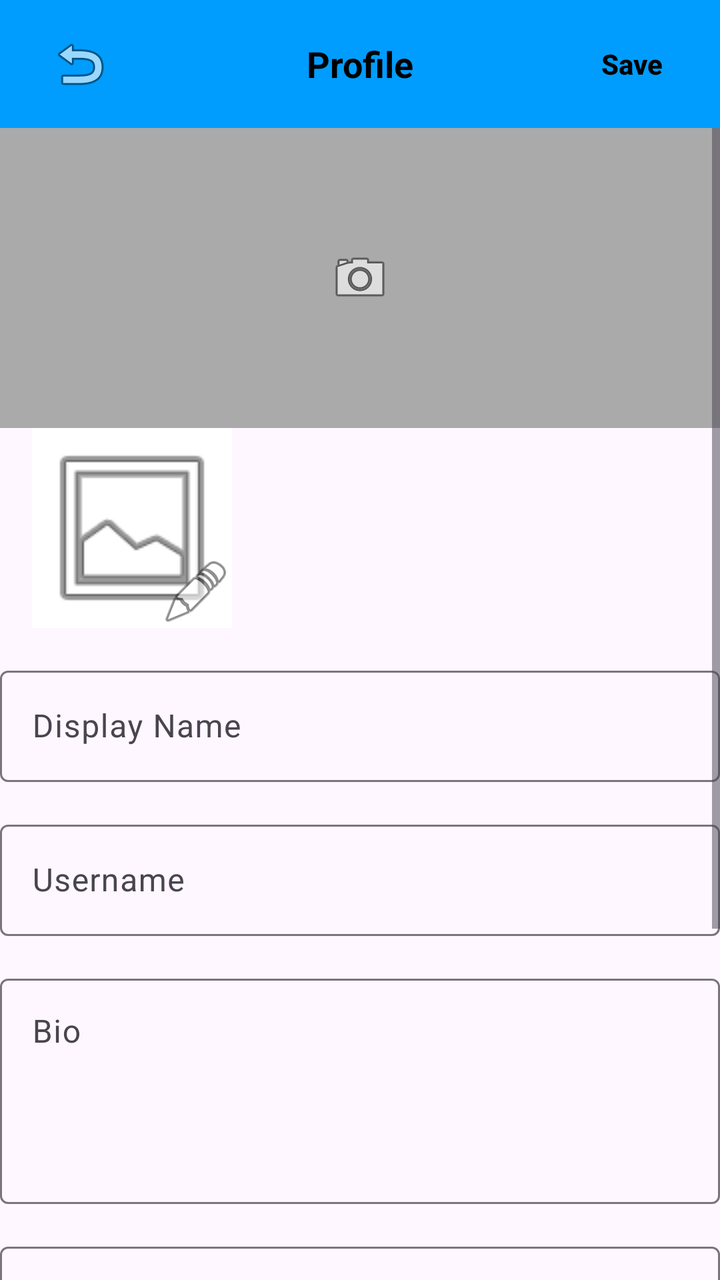
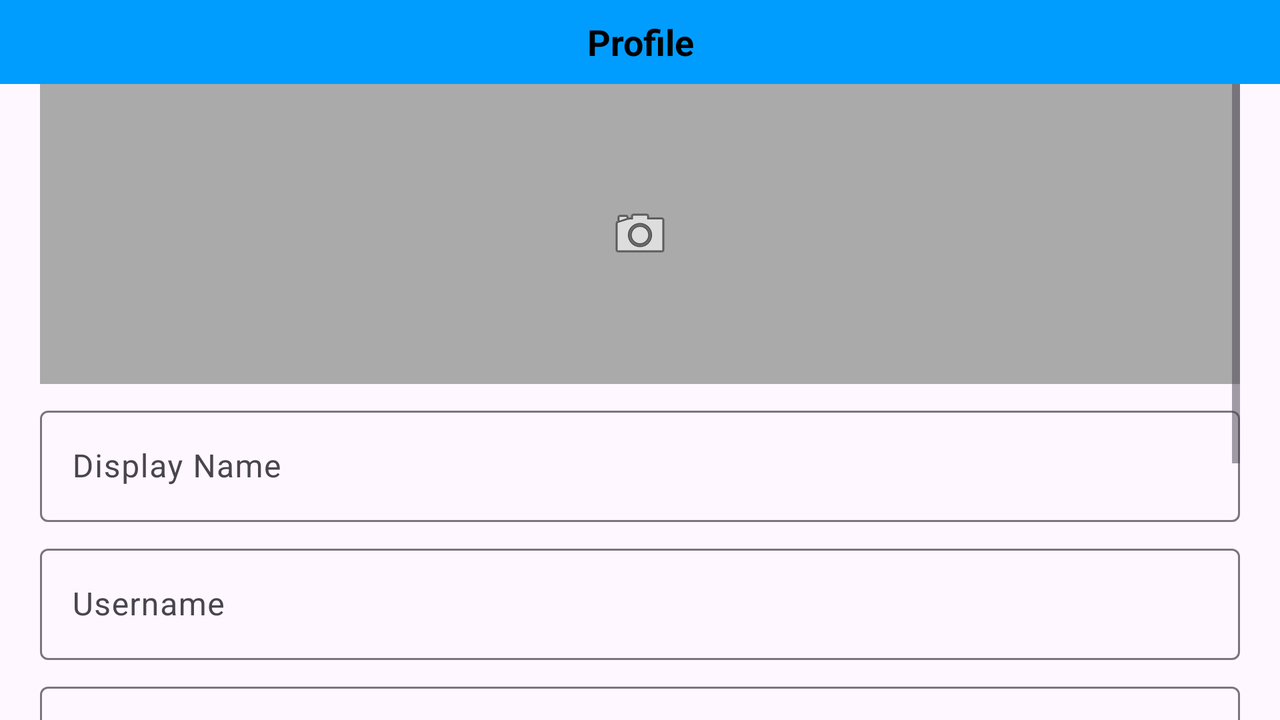

First picture: res/layout/ on a phone held upright. Second picture: the repository's own variant of that layout, on a device whose configuration matches the variant's folder. Source for both follows.
<!-- AndroidManifest.xml: application theme Theme.MobilalkalmazásFejlesztés -->
<!-- res/layout/profile_edit_screen.xml -->
<?xml version="1.0" encoding="utf-8"?>
<androidx.constraintlayout.widget.ConstraintLayout xmlns:android="http://schemas.android.com/apk/res/android"
    xmlns:app="http://schemas.android.com/apk/res-auto"
    xmlns:tools="http://schemas.android.com/tools"
    android:layout_width="match_parent"
    android:layout_height="match_parent">

    <androidx.appcompat.widget.Toolbar
        android:id="@+id/editProfileToolbar"
        android:layout_width="match_parent"
        android:layout_height="?attr/actionBarSize"
        android:background="@color/primaryColor_light"
        android:elevation="4dp"
        app:layout_constraintEnd_toEndOf="parent"
        app:layout_constraintStart_toStartOf="parent"
        app:layout_constraintTop_toTopOf="parent">

        <ImageButton
            android:id="@+id/backButton"
            android:layout_width="wrap_content"
            android:layout_height="wrap_content"
            android:background="?attr/selectableItemBackgroundBorderless"
            android:contentDescription="@string/back"
            android:padding="8dp"
            android:src="@android:drawable/ic_menu_revert" />

        <TextView
            android:layout_width="wrap_content"
            android:layout_height="wrap_content"
            android:layout_gravity="center"
            android:text="@string/profile"
            android:textColor="#000000"
            android:textSize="18sp"
            android:textStyle="bold"
            tools:layout_editor_absoluteX="162dp"
            tools:layout_editor_absoluteY="20dp" />

        <Button
            android:id="@+id/saveProfileButton"
            android:layout_width="wrap_content"
            android:layout_height="wrap_content"
            android:layout_gravity="end"
            android:background="@android:color/transparent"
            android:text="@string/save"
            android:textColor="@color/black"
            android:textStyle="bold"
            android:visibility="visible"
            tools:layout_editor_absoluteX="315dp"
            tools:layout_editor_absoluteY="8dp" />
    </androidx.appcompat.widget.Toolbar>

    <ScrollView
        android:layout_width="match_parent"
        android:layout_height="0dp"
        app:layout_constraintBottom_toBottomOf="parent"
        app:layout_constraintEnd_toEndOf="parent"
        app:layout_constraintStart_toStartOf="parent"
        app:layout_constraintTop_toBottomOf="@+id/editProfileToolbar">

        <LinearLayout
            android:layout_width="match_parent"
            android:layout_height="wrap_content"
            android:orientation="vertical"
            android:padding="0dp">


            <FrameLayout
                android:id="@+id/coverPhotoContainer"
                android:layout_width="match_parent"
                android:layout_height="150dp"

                >

                <ImageView
                    android:id="@+id/coverPhotoImageView"
                    android:layout_width="match_parent"
                    android:layout_height="match_parent"
                    android:contentDescription="@string/cover_photo"
                    android:scaleType="centerCrop"
                    android:src="@android:color/darker_gray"
                    tools:ignore="ImageContrastCheck" />

                <ImageButton
                    android:id="@+id/editCoverPhotoButton"
                    android:layout_width="wrap_content"
                    android:layout_height="wrap_content"
                    android:layout_gravity="center"
                    android:background="@android:color/transparent"
                    android:contentDescription="@string/edit_cover_photo"
                    android:padding="8dp"
                    android:src="@android:drawable/ic_menu_camera" />

            </FrameLayout>

            <FrameLayout
                android:id="@+id/profilePhotoContainer"
                android:layout_width="100dp"
                android:layout_height="100dp"
                android:layout_marginStart="16dp"
                android:layout_marginLeft="16dp"
                android:layout_marginEnd="295dp"
                android:layout_marginRight="295dp"
                android:visibility="visible"
                app:layout_constraintEnd_toEndOf="parent"
                app:layout_constraintStart_toStartOf="parent">

                <ImageView
                    android:id="@+id/profileView"
                    android:layout_width="match_parent"
                    android:layout_height="match_parent"
                    android:background="@android:color/white"
                    android:contentDescription="@string/profile_photo"
                    android:padding="2dp"
                    android:scaleType="centerCrop"
                    android:src="@android:drawable/ic_menu_gallery" />

                <ImageButton
                    android:id="@+id/editProfilePhotoButton"
                    android:layout_width="36dp"
                    android:layout_height="36dp"
                    android:layout_gravity="bottom|end"
                    android:background="@android:drawable/ic_menu_edit"
                    android:contentDescription="@string/edit_profile_photo" />
            </FrameLayout>

            <LinearLayout
                android:layout_width="match_parent"
                android:layout_height="match_parent"
                android:orientation="vertical">

                <com.google.android.material.textfield.TextInputLayout
                    android:id="@+id/displayNameLayout"
                    android:layout_width="match_parent"
                    android:layout_height="wrap_content"
                    android:layout_marginTop="16dp"
                    android:clickable="false"
                    android:focusable="false"
                    android:hint="@string/display_name"
                    android:orientation="vertical"
                    app:endIconCheckable="false">

                    <com.google.android.material.textfield.TextInputEditText
                        android:id="@+id/displayNameEditText"
                        android:layout_width="match_parent"
                        android:layout_height="wrap_content"
                        android:clickable="true"
                        android:focusable="auto"
                        android:inputType="textPersonName"
                        android:maxLength="50" />
                </com.google.android.material.textfield.TextInputLayout>

                <com.google.android.material.textfield.TextInputLayout
                    android:id="@+id/usernameLayout"
                    android:layout_width="match_parent"
                    android:layout_height="wrap_content"
                    android:layout_marginTop="16dp"
                    android:clickable="false"
                    android:focusable="false"
                    android:hint="@string/username"
                    app:endIconCheckable="false">

                    <com.google.android.material.textfield.TextInputEditText
                        android:id="@+id/usernameEditText"
                        android:layout_width="match_parent"
                        android:layout_height="wrap_content"
                        android:clickable="false"
                        android:focusable="false"
                        android:inputType="text"
                        android:maxLength="15" />
                </com.google.android.material.textfield.TextInputLayout>

                <com.google.android.material.textfield.TextInputLayout
                    android:id="@+id/bioLayout"
                    android:layout_width="match_parent"
                    android:layout_height="wrap_content"
                    android:layout_marginTop="16dp"
                    android:clickable="false"
                    android:focusable="false"
                    android:hint="@string/bio"
                    app:endIconCheckable="false">

                    <com.google.android.material.textfield.TextInputEditText
                        android:id="@+id/bioEditText"
                        android:layout_width="match_parent"
                        android:layout_height="wrap_content"
                        android:clickable="true"
                        android:focusable="auto"
                        android:gravity="top"
                        android:inputType="textMultiLine"
                        android:lines="4"
                        android:maxLength="160" />
                </com.google.android.material.textfield.TextInputLayout>

                <com.google.android.material.textfield.TextInputLayout
                    android:id="@+id/locationLayout"
                    android:layout_width="match_parent"
                    android:layout_height="wrap_content"
                    android:layout_marginTop="16dp"
                    android:clickable="false"
                    android:focusable="false"
                    android:hint="@string/location"
                    app:endIconCheckable="false">

                    <com.google.android.material.textfield.TextInputEditText
                        android:id="@+id/locationEditText"
                        android:layout_width="match_parent"
                        android:layout_height="wrap_content"
                        android:clickable="true"
                        android:focusable="auto"
                        android:inputType="text"
                        android:maxLength="30" />
                </com.google.android.material.textfield.TextInputLayout>

                <com.google.android.material.textfield.TextInputLayout
                    android:id="@+id/websiteLayout"
                    android:layout_width="match_parent"
                    android:layout_height="wrap_content"
                    android:layout_marginTop="16dp"
                    android:clickable="false"
                    android:focusable="false"
                    android:hint="@string/website"
                    app:endIconCheckable="false">

                    <com.google.android.material.textfield.TextInputEditText
                        android:id="@+id/websiteEditText"
                        android:layout_width="match_parent"
                        android:layout_height="wrap_content"
                        android:clickable="true"
                        android:focusable="auto"
                        android:inputType="textUri"
                        android:maxLength="100" />
                </com.google.android.material.textfield.TextInputLayout>

                <com.google.android.material.textfield.TextInputLayout
                    android:id="@+id/dobLayout"
                    android:layout_width="match_parent"
                    android:layout_height="match_parent"
                    android:layout_marginTop="16dp"
                    android:clickable="false"
                    android:focusable="false"
                    android:hint="@string/date_of_birth"
                    app:endIconCheckable="false">

                    <com.google.android.material.textfield.TextInputEditText
                        android:id="@+id/dobEditText"
                        android:layout_width="match_parent"
                        android:layout_height="wrap_content"
                        android:clickable="true"
                        android:focusable="auto"
                        android:inputType="none" />

                </com.google.android.material.textfield.TextInputLayout>

                <Space
                    android:layout_width="match_parent"
                    android:layout_height="12dp"
                    android:layout_weight="1" />

                <Button
                    android:id="@+id/delete_button"
                    android:layout_width="match_parent"
                    android:layout_height="wrap_content"
                    android:layout_weight="1"
                    android:backgroundTint="@color/button_danger"
                    android:insetTop="8dp"
                    android:text="Delete profile" />

            </LinearLayout>

        </LinearLayout>
    </ScrollView>

</androidx.constraintlayout.widget.ConstraintLayout>
<!-- resources referenced by this layout -->
<resources>
  <color name="black">#FF000000</color>
  <color name="button_danger">#FF4343</color>
  <color name="primaryColor_light">#009DFF</color>
  <string name="back">Back</string>
  <string name="bio">Bio</string>
  <string name="cover_photo">Cover Photo</string>
  <string name="date_of_birth">Date of Birth</string>
  <string name="display_name">Display Name</string>
  <string name="edit_cover_photo">Edit Cover Photo</string>
  <string name="edit_profile_photo">Edit Profile Photo</string>
  <string name="location">Location</string>
  <string name="profile">Profile</string>
  <string name="profile_photo">Profile Photo</string>
  <string name="save">Save</string>
  <string name="username">Username</string>
  <string name="website">Website</string>
  <style name="Theme.MobilalkalmazásFejlesztés" parent="Base.Theme.MobilalkalmazásFejlesztés" />
  <style name="Base.Theme.MobilalkalmazásFejlesztés" parent="Theme.Material3.DayNight.NoActionBar">
          <item name="colorPrimary">@color/primaryColor_light</item>
          <item name="colorButtonNormal">@color/primaryColor_light</item>
          <item name="android:textColor">@color/text_light</item>
      </style>
  <color name="text_light">#000000</color>
</resources>
<!-- res/layout-land/profile_edit_screen.xml (the repository's variant of the layout above) -->
<!-- drawn on the phone turned sideways -->
<?xml version="1.0" encoding="utf-8"?>
<androidx.constraintlayout.widget.ConstraintLayout xmlns:android="http://schemas.android.com/apk/res/android"
    xmlns:app="http://schemas.android.com/apk/res-auto"
    xmlns:tools="http://schemas.android.com/tools"
    android:layout_width="match_parent"
    android:layout_height="match_parent">

    <FrameLayout
        android:id="@+id/profilePhotoContainer"
        android:layout_width="100dp"
        android:layout_height="100dp"
        android:layout_marginStart="16dp"
        android:visibility="gone"
        app:layout_constraintStart_toStartOf="parent">

        <ImageView
            android:id="@+id/profileImageView"
            android:layout_width="match_parent"
            android:layout_height="match_parent"
            android:background="@android:color/white"
            android:contentDescription="@string/profile_photo"
            android:padding="2dp"
            android:scaleType="centerCrop"
            android:src="@android:drawable/ic_menu_gallery" />

        <ImageButton
            android:id="@+id/editProfilePhotoButton"
            android:layout_width="36dp"
            android:layout_height="36dp"
            android:layout_gravity="bottom|end"
            android:background="@android:drawable/ic_menu_edit"
            android:contentDescription="@string/edit_profile_photo" />
    </FrameLayout>

    <androidx.appcompat.widget.Toolbar
        android:id="@+id/editProfileToolbar"
        android:layout_width="898dp"
        android:layout_height="42dp"
        android:background="?attr/colorPrimary"
        android:elevation="4dp"
        app:layout_constraintEnd_toEndOf="parent"
        app:layout_constraintStart_toStartOf="parent"
        app:layout_constraintTop_toTopOf="parent">

        <ImageButton
            android:id="@+id/backButton"
            android:layout_width="wrap_content"
            android:layout_height="wrap_content"
            android:background="?attr/selectableItemBackgroundBorderless"
            android:contentDescription="@string/back"
            android:padding="8dp"
            android:src="@android:drawable/ic_menu_revert" />

        <TextView
            android:layout_width="wrap_content"
            android:layout_height="wrap_content"
            android:layout_gravity="center"
            android:text="@string/profile"
            android:textSize="18sp"
            android:textStyle="bold"
            tools:layout_editor_absoluteX="428dp"
            tools:layout_editor_absoluteY="9dp" />

        <Button
            android:id="@+id/saveProfileButton"
            android:layout_width="wrap_content"
            android:layout_height="wrap_content"
            android:layout_gravity="end"
            android:layout_marginEnd="8dp"
            android:background="@android:color/transparent"
            android:text="@string/save"
            android:textColor="@android:color/holo_blue_dark"
            android:textStyle="bold"
            android:visibility="gone" />
    </androidx.appcompat.widget.Toolbar>

    <ScrollView
        android:layout_width="600dp"
        android:layout_height="0dp"
        app:layout_constraintBottom_toBottomOf="parent"
        app:layout_constraintEnd_toEndOf="parent"
        app:layout_constraintStart_toStartOf="parent"
        app:layout_constraintTop_toBottomOf="@+id/editProfileToolbar">

        <LinearLayout
            android:layout_width="match_parent"
            android:layout_height="wrap_content"
            android:orientation="vertical"
            android:padding="0dp">

            <FrameLayout
                android:id="@+id/coverPhotoContainer"
                android:layout_width="match_parent"
                android:layout_height="150dp">

                <ImageView
                    android:id="@+id/coverPhotoImageView"
                    android:layout_width="match_parent"
                    android:layout_height="match_parent"
                    android:contentDescription="@string/cover_photo"
                    android:scaleType="centerCrop"
                    android:src="@android:color/darker_gray" />

                <ImageButton
                    android:id="@+id/editCoverPhotoButton"
                    android:layout_width="wrap_content"
                    android:layout_height="wrap_content"
                    android:layout_gravity="center"
                    android:background="@android:color/transparent"
                    android:contentDescription="@string/edit_cover_photo"
                    android:padding="8dp"
                    android:src="@android:drawable/ic_menu_camera" />
            </FrameLayout>

            <com.google.android.material.textfield.TextInputLayout
                android:id="@+id/displayNameLayout"
                android:layout_width="match_parent"
                android:layout_height="wrap_content"
                android:layout_marginTop="8dp"
                android:clickable="false"
                android:focusable="false"
                android:hint="@string/display_name">

                <com.google.android.material.textfield.TextInputEditText
                    android:id="@+id/displayNameEditText"
                    android:layout_width="match_parent"
                    android:layout_height="wrap_content"
                    android:clickable="false"
                    android:focusable="false"
                    android:inputType="textPersonName"
                    android:maxLength="50" />
            </com.google.android.material.textfield.TextInputLayout>

            <com.google.android.material.textfield.TextInputLayout
                android:id="@+id/usernameLayout"
                android:layout_width="match_parent"
                android:layout_height="wrap_content"
                android:layout_marginTop="8dp"
                android:clickable="false"
                android:focusable="false"
                android:hint="@string/username">

                <com.google.android.material.textfield.TextInputEditText
                    android:id="@+id/usernameEditText"
                    android:layout_width="match_parent"
                    android:layout_height="wrap_content"
                    android:clickable="false"
                    android:focusable="false"
                    android:inputType="text"
                    android:maxLength="15" />
            </com.google.android.material.textfield.TextInputLayout>

            <com.google.android.material.textfield.TextInputLayout
                android:id="@+id/bioLayout"
                android:layout_width="match_parent"
                android:layout_height="wrap_content"
                android:layout_marginTop="8dp"
                android:clickable="false"
                android:focusable="false"
                android:hint="@string/bio">

                <com.google.android.material.textfield.TextInputEditText
                    android:id="@+id/bioEditText"
                    android:layout_width="match_parent"
                    android:layout_height="wrap_content"
                    android:clickable="false"
                    android:focusable="false"
                    android:gravity="top"
                    android:inputType="textMultiLine"
                    android:lines="3"
                    android:maxLength="160" />
            </com.google.android.material.textfield.TextInputLayout>

            <LinearLayout
                android:layout_width="match_parent"
                android:layout_height="wrap_content"
                android:orientation="horizontal">

                <com.google.android.material.textfield.TextInputLayout
                    android:id="@+id/locationLayout"
                    android:layout_width="0dp"
                    android:layout_height="wrap_content"
                    android:layout_marginTop="8dp"
                    android:layout_marginEnd="4dp"
                    android:layout_weight="1"
                    android:clickable="false"
                    android:focusable="false"
                    android:hint="@string/location">

                    <com.google.android.material.textfield.TextInputEditText
                        android:id="@+id/locationEditText"
                        android:layout_width="match_parent"
                        android:layout_height="wrap_content"
                        android:clickable="false"
                        android:focusable="false"
                        android:inputType="text"
                        android:maxLength="30" />
                </com.google.android.material.textfield.TextInputLayout>

                <com.google.android.material.textfield.TextInputLayout
                    android:id="@+id/dobLayout"
                    android:layout_width="0dp"
                    android:layout_height="wrap_content"
                    android:layout_marginStart="4dp"
                    android:layout_marginTop="8dp"
                    android:layout_weight="1"
                    android:clickable="false"
                    android:focusable="false"
                    android:hint="@string/date_of_birth">

                    <com.google.android.material.textfield.TextInputEditText
                        android:id="@+id/dobEditText"
                        android:layout_width="match_parent"
                        android:layout_height="wrap_content"
                        android:clickable="false"
                        android:focusable="false"
                        android:inputType="none" />
                </com.google.android.material.textfield.TextInputLayout>
            </LinearLayout>

            <com.google.android.material.textfield.TextInputLayout
                android:id="@+id/websiteLayout"
                android:layout_width="match_parent"
                android:layout_height="wrap_content"
                android:layout_marginTop="8dp"
                android:clickable="false"
                android:focusable="false"
                android:hint="@string/website">

                <com.google.android.material.textfield.TextInputEditText
                    android:id="@+id/websiteEditText"
                    android:layout_width="match_parent"
                    android:layout_height="wrap_content"
                    android:clickable="false"
                    android:focusable="false"
                    android:inputType="textUri"
                    android:maxLength="100" />
            </com.google.android.material.textfield.TextInputLayout>

        </LinearLayout>
    </ScrollView>

</androidx.constraintlayout.widget.ConstraintLayout>
<!-- resources referenced by the variant -->
<!-- as the phone turned sideways resolves them -->
<resources>
  <string name="back">Back</string>
  <string name="bio">Bio</string>
  <string name="cover_photo">Cover Photo</string>
  <string name="date_of_birth">Date of Birth</string>
  <string name="display_name">Display Name</string>
  <string name="edit_cover_photo">Edit Cover Photo</string>
  <string name="edit_profile_photo">Edit Profile Photo</string>
  <string name="location">Location</string>
  <string name="profile">Profile</string>
  <string name="profile_photo">Profile Photo</string>
  <string name="save">Save</string>
  <string name="username">Username</string>
  <string name="website">Website</string>
  <style name="Theme.MobilalkalmazásFejlesztés" parent="Base.Theme.MobilalkalmazásFejlesztés" />
  <style name="Base.Theme.MobilalkalmazásFejlesztés" parent="Theme.Material3.DayNight.NoActionBar">
          <item name="colorPrimary">@color/primaryColor_light</item>
          <item name="colorButtonNormal">@color/primaryColor_light</item>
          <item name="android:textColor">@color/text_light</item>
      </style>
  <color name="primaryColor_light">#009DFF</color>
  <color name="text_light">#000000</color>
</resources>
